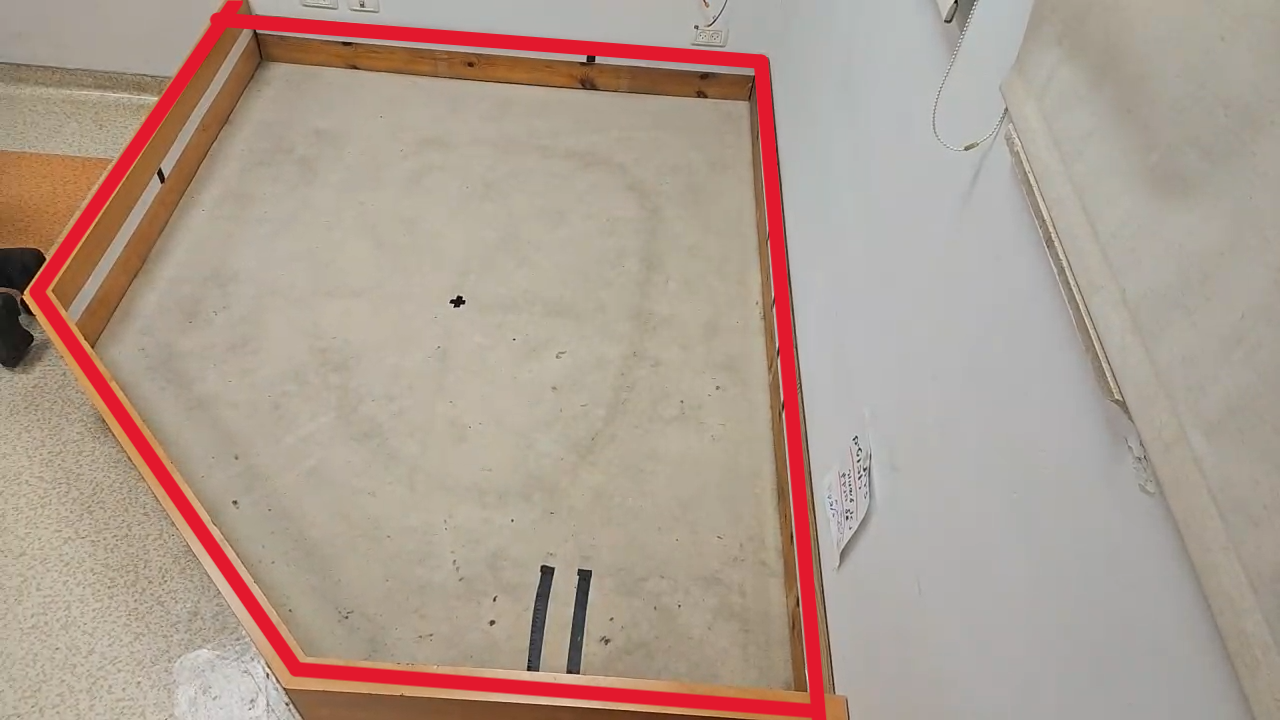
#> input picture EX3/images/camera_snapshot_colored.png, 1280 x 720 px, found by its file name
$ python arena_homography.py
#> lines starting #> are read from the running program, lines starting #| are printed output that depends on the picture; after the words box and inside, x2 and y2 are one past the last pixel; in counts of white or black regions, pixels touching at a corner belong together
import cv2
import numpy as np
import matplotlib.pyplot as plt

# IMAGE_PATH = "./images/camera_snapshot_colored.png"
IMAGE_PATH = "./EX3/images/camera_snapshot_colored.png"

def get_red_mask(img_hsv):
    """ Isolates Red Tape """
    lower1, upper1 = np.array([0, 100, 100]), np.array([10, 255, 255])
    lower2, upper2 = np.array([160, 100, 100]), np.array([180, 255, 255])
    return cv2.inRange(img_hsv, lower1, upper1) + cv2.inRange(img_hsv, lower2, upper2)

def order_rect_points(pts):
    """
    Orders the 4 points of the VIRTUAL Bounding Box for Homography.
    (TL, TR, BR, BL)
    """
    rect = np.zeros((4, 2), dtype="float32")
    s = pts.sum(axis=1)
    rect[0], rect[2] = pts[np.argmin(s)], pts[np.argmax(s)]
    diff = np.diff(pts, axis=1)
    rect[1], rect[3] = pts[np.argmin(diff)], pts[np.argmax(diff)]
    return rect

def process_flexible_arena(image_path):
    # 1. Load & Preprocess
#> called with image_path = './EX3/images/camera_snapshot_colored.png'
    img = cv2.imread(image_path)
#> img is the input picture: shape (720, 1280, 3); mean B, G, R 143.8, 156.4, 174
    if img is None: raise Exception(f"Image not found: {image_path}")

    rgb = cv2.cvtColor(img, cv2.COLOR_BGR2RGB)
    hsv = cv2.cvtColor(img, cv2.COLOR_BGR2HSV)
#> hsv: shape (720, 1280, 3); mean H, S, V 28.8, 45.3, 174.2

    # 2. Get Red Mask
    mask = get_red_mask(hsv)
#> in get_red_mask, `return cv2.inRange(img_hsv, lower1, upper1) + cv2.inRange(img_hsv, low..`:
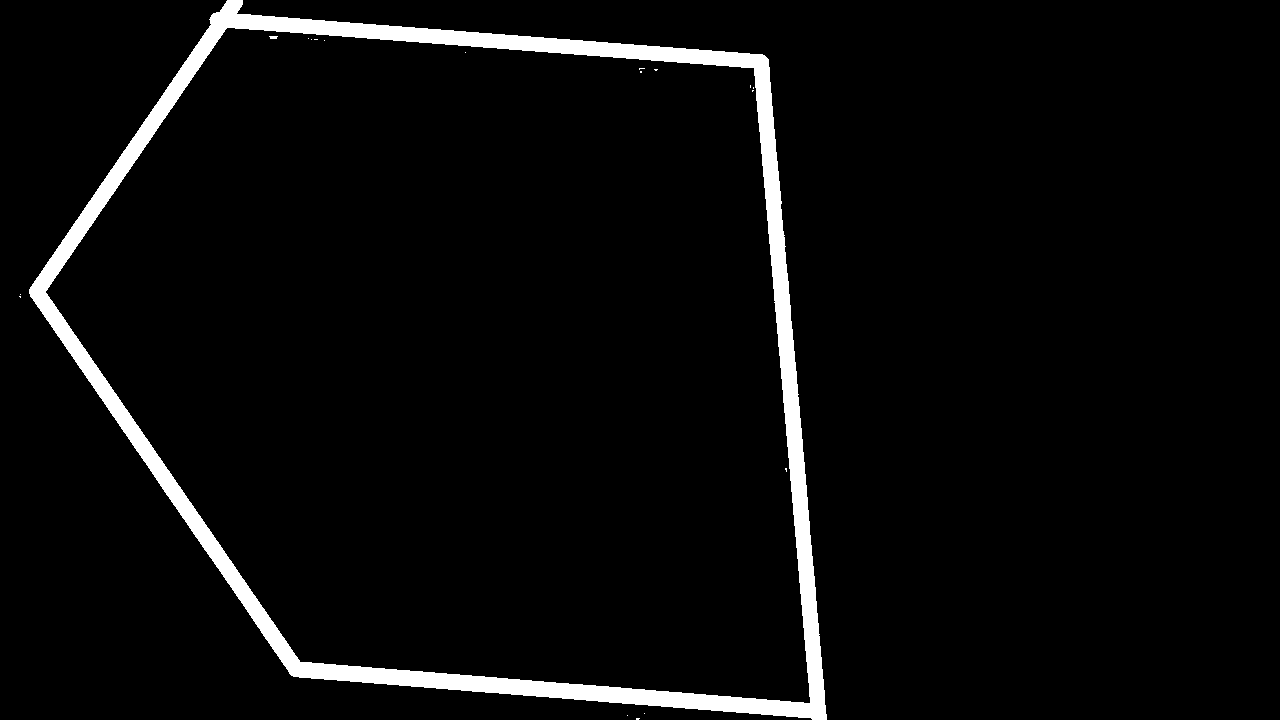
#> returned value: shape (720, 1280); 4.2% white; 19 white regions (17 under 20 px), largest, box (x1, y1, x2, y2) and area: (29, 0, 827, 720) 38618, (269, 36, 278, 39) 23
    kernel = np.ones((5,5), np.uint8)
    mask = cv2.morphologyEx(mask, cv2.MORPH_CLOSE, kernel) # Fill gaps
#> mask: shape (720, 1280); 4.2% white; 9 white regions (8 under 20 px)

    # 3. Find Contours
    contours, _ = cv2.findContours(mask, cv2.RETR_EXTERNAL, cv2.CHAIN_APPROX_SIMPLE)
#> contours = 5 contours, 4 with area under 20; largest, box (x1, y1, x2, y2) and area: (29, 0, 827, 720) 430584
    if not contours: raise Exception("No Red Tape detected!")

    arena_contour = max(contours, key=cv2.contourArea)
#> arena_contour = contour of 726 points, box (x1, y1, x2, y2) (29, 0, 827, 720), area 430584

    # 4. Flexible Corner Detection (N-Corners)
    # We do NOT use convexHull here, so we can detect concave shapes (like L-shapes)
    epsilon = 0.015 * cv2.arcLength(arena_contour, True) # 1.5% accuracy
#> epsilon = 40.31
    polygon_corners = cv2.approxPolyDP(arena_contour, epsilon, True)
#> polygon_corners = [[226, 0], [29, 293], [289, 673], [826, 719], [768, 59]]

    num_corners = len(polygon_corners)
#> num_corners = 5
    print(f"Detected Shape with {num_corners} Corners.")
#| Detected Shape with 5 Corners.

    # 5. Calculate Perspective from a Virtual Bounding Box
    # Even if the room is a hexagon, it sits on a rectangular floor.
    # We use 'minAreaRect' to find the best-fit rectangle for the PERSPECTIVE transform.
    rect = cv2.minAreaRect(arena_contour)
#> rect = ((440.2, 352.8), (669.8, 830.3), -85.19)
    box = cv2.boxPoints(rect)
#> box = [[825.8, 721.3], [-1.53, 651.7], [54.65, -15.77], [882, 53.87]]
    box = np.int0(box)
#> box = [[825, 721], [-1, 651], [54, -15], [881, 53]]

    # Order the bounding box corners for Homography
    src_rect_pts = order_rect_points(box.reshape(4, 2).astype("float32"))
#> in order_rect_points, `s = pts.sum(axis=1)`: s = [1546, 650, 39, 934]
#> in order_rect_points, `diff = np.diff(pts, axis=1)`: diff = [-104, 652, -69, -828]
#> src_rect_pts = [[54, -15], [881, 53], [825, 721], [-1, 651]]

    # 6. Calculate Dimensions & Homography Matrix M
    (tl, tr, br, bl) = src_rect_pts
#> tl = [54, -15]; tr = [881, 53]; br = [825, 721]; bl = [-1, 651]
    width = max(int(np.linalg.norm(br - bl)), int(np.linalg.norm(tr - tl)))
#> width = 829
    height = max(int(np.linalg.norm(tr - br)), int(np.linalg.norm(tl - bl)))
#> height = 670

    dst_rect_pts = np.array([
        [0, 0],
        [width - 1, 0],
        [width - 1, height - 1],
        [0, height - 1]], dtype="float32")
#> dst_rect_pts = [[0, 0], [828, 0], [828, 669], [0, 669]]

    # M maps the "Virtual Box" to a flat 2D rectangle
    M = cv2.getPerspectiveTransform(src_rect_pts, dst_rect_pts)
#> M = [[0.998, 0.0824, -52.64], [-0.082, 0.997, 19.38], [3.86e-06, -1.18e-06, 1]]

    # 7. Transform the ACTUAL N-Corner Polygon
    # We apply M to the specific shape corners we found earlier
    # Reshape to (N, 1, 2) for perspectiveTransform
    pts_original = polygon_corners.reshape(-1, 1, 2).astype("float32")
#> pts_original has the same summary as polygon_corners
    pts_flat = cv2.perspectiveTransform(pts_original, M)
#> pts_flat = [[172.7, 0.854], [0.435, 309.2], [291.1, 666.4], [828.8, 666.9], [716.4, 15.2]]

    return rgb, mask, polygon_corners, pts_flat.reshape(-1, 2), (width, height)

def plot_flexible_results(rgb, mask, corners_orig, corners_flat, dims):
    width, height = dims
    fig, axes = plt.subplots(1, 3, figsize=(18, 6))

    # Plot 1: Mask
    axes[0].imshow(mask, cmap='gray')
    axes[0].set_title("1. Red Tape Mask")

    # Plot 2: Original Detection (N-Points)
    axes[1].imshow(rgb)
    # Draw the complex shape
    pts = corners_orig.reshape(-1, 2)
    pts = np.append(pts, [pts[0]], axis=0) # Close loop
    axes[1].plot(pts[:, 0], pts[:, 1], 'lime', linewidth=3, label=f'{len(pts)-1} Corners')
    axes[1].scatter(pts[:, 0], pts[:, 1], c='yellow', s=80, zorder=5)
    axes[1].set_title(f"2. Detected {len(pts)-1}-Sided Polygon")
    axes[1].legend()

    # Plot 3: 2D Geometry Map
    # Draw the flattened complex shape
    pts_f = corners_flat
    pts_f = np.append(pts_f, [pts_f[0]], axis=0)

    axes[2].plot(pts_f[:, 0], pts_f[:, 1], 'b-', linewidth=3, marker='o')
    axes[2].set_title("3. Final 2D Geometry Map")
    axes[2].set_xlim(-50, width + 50)
    axes[2].set_ylim(-50, height + 50)
    axes[2].invert_yaxis()
    axes[2].set_aspect('equal')
    axes[2].grid(True)

    plt.show()

if __name__ == "__main__":
    try:
        rgb, mask, orig, flat, dims = process_flexible_arena(IMAGE_PATH)
#> orig has the same summary as polygon_corners in process_flexible_arena; flat has the same summary as pts_flat in process_flexible_arena; dims = (829, 670)
        plot_flexible_results(rgb, mask, orig, flat, dims)
#> in plot_flexible_results, `width, height = dims`: width = 829; height = 670
#> in plot_flexible_results, `pts = corners_orig.reshape(-1, 2)`: pts has the same summary as polygon_corners in process_flexible_arena
#> in plot_flexible_results, `pts = np.append(pts, [pts[0]], axis=0)`: pts = [[226, 0], [29, 293], [289, 673], [826, 719], [768, 59], [226, 0]]
#> in plot_flexible_results, `pts_f = corners_flat`: pts_f has the same summary as pts_flat in process_flexible_arena
#> in plot_flexible_results, `pts_f = np.append(pts_f, [pts_f[0]], axis=0)`: pts_f = [[172.7, 0.854], [0.435, 309.2], [291.1, 666.4], [828.8, 666.9], [716.4, 15.2], [172.7, 0.854]]
#> in plot_flexible_results, `plt.show()`:
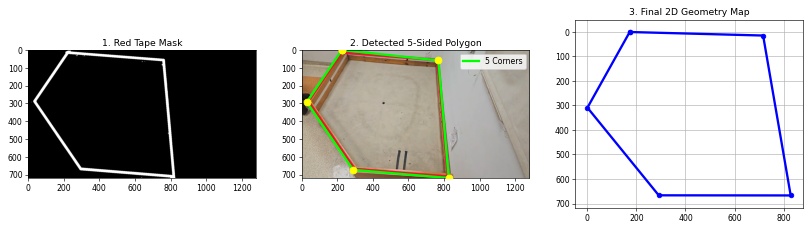
#> figure drawn by matplotlib, 3 panels
    except Exception as e:
        print(f"Error: {e}")

$ run again, with EX3/images/casting.jpeg saved as EX3/images/camera_snapshot_colored.png
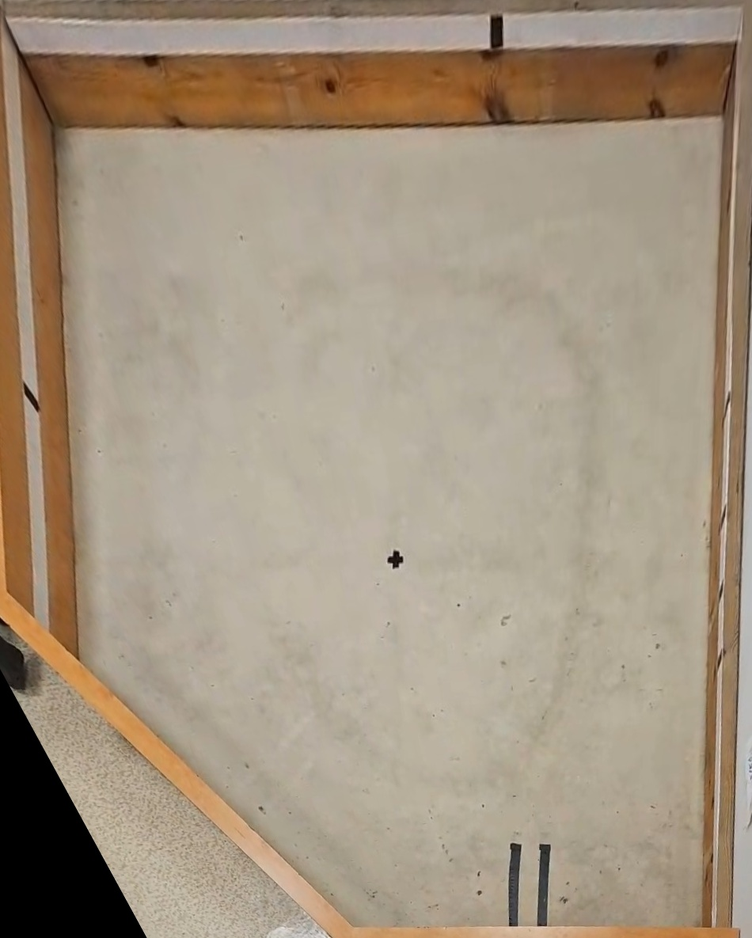
#> input picture EX3/images/casting.jpeg, 752 x 938 px, shrunk from 950 x 1185 before the run, found by its file name
#> in process_flexible_arena, img is the input picture: shape (938, 752, 3); mean B, G, R 128.8, 148.3, 163.1
#> hsv: shape (938, 752, 3); mean H, S, V 17.9, 56.2, 163.1
#> in get_red_mask, `return cv2.inRange(img_hsv, lower1, upper1) + cv2.inRange(img_hsv, low..`:
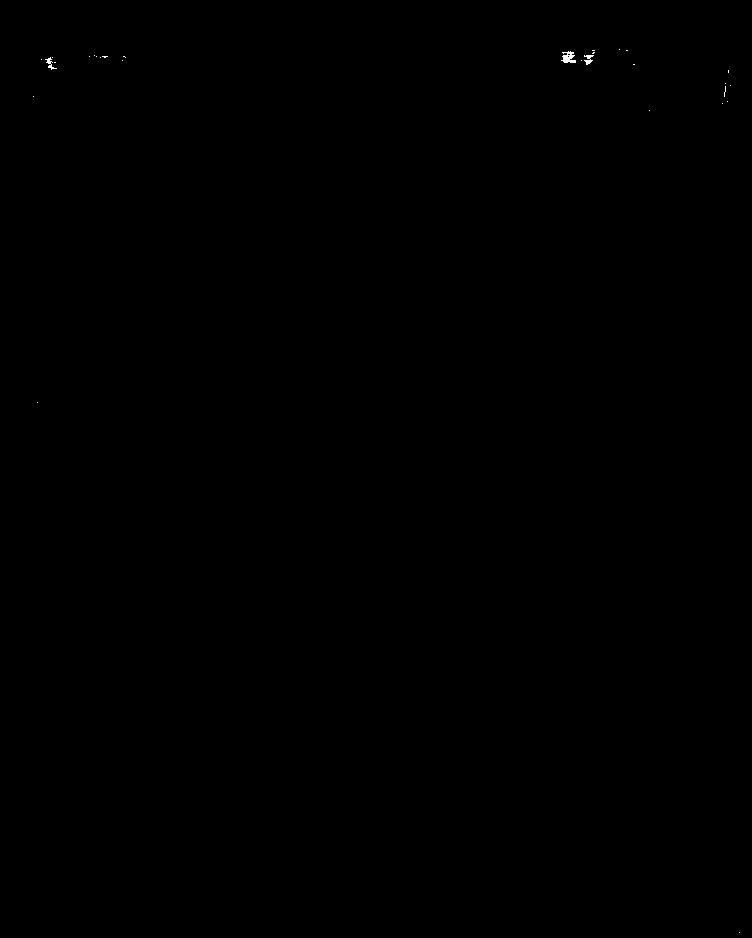
#> returned value: shape (938, 752); 0.04% white; 29 white regions (26 under 20 px), largest, box (x1, y1, x2, y2) and area: (561, 51, 576, 63) 112, (584, 55, 594, 65) 53, (45, 57, 57, 70) 49
#> mask: shape (938, 752); 0.05% white; 20 white regions (17 under 20 px)
#> contours = 20 contours, 17 with area under 20; largest, box (x1, y1, x2, y2) and area: (561, 51, 576, 63) 122, (581, 50, 595, 65) 66, (41, 57, 57, 70) 56
#> arena_contour = contour of 15 points, box (x1, y1, x2, y2) (561, 51, 576, 63), area 122
#> epsilon = 0.688
#> polygon_corners = [[562, 52], [562, 59], [561, 60], [564, 62], [575, 62], [573, 52], [570, 51]]
#> num_corners = 7
#| Detected Shape with 7 Corners.
#> rect = ((568, 56.5), (11, 14), -90)
#> box = [[575, 62], [561, 62], [561, 51], [575, 51]]
#> s = [637, 623, 612, 626]
#> diff = [-513, -499, -510, -524]
#> src_rect_pts = [[561, 51], [575, 51], [575, 62], [561, 62]]
#> tl = [561, 51]; tr = [575, 51]; br = [575, 62]; bl = [561, 62]
#> in process_flexible_arena, `width = max(int(np.linalg.norm(br - bl)), int(np.linalg.norm(tr - tl)))`: width = 14
#> in process_flexible_arena, `height = max(int(np.linalg.norm(tr - br)), int(np.linalg.norm(tl - bl)))`: height = 11
#> dst_rect_pts = [[0, 0], [13, 0], [13, 10], [0, 10]]
#> M = [[0.929, 6.24e-17, -520.9], [-9.89e-17, 0.909, -46.36], [6.34e-18, 1.24e-17, 1]]
#> pts_original has the same summary as polygon_corners
#> pts_flat = [[0.929, 0.909], [0.929, 7.27], [-1.14e-13, 8.18], [2.79, 10], [13, 10], [11.14, 0.909], [8.36, 0]]
#> orig has the same summary as polygon_corners in process_flexible_arena; flat has the same summary as pts_flat in process_flexible_arena; dims = (14, 11)
#> in plot_flexible_results, `width, height = dims`: width = 14; height = 11
#> in plot_flexible_results, `pts = corners_orig.reshape(-1, 2)`: pts has the same summary as polygon_corners in process_flexible_arena
#> in plot_flexible_results, `pts = np.append(pts, [pts[0]], axis=0)`: pts = [[562, 52], [562, 59], [561, 60], [564, 62], [575, 62], [573, 52], [570, 51], [562, 52]]
#> in plot_flexible_results, `pts_f = corners_flat`: pts_f has the same summary as pts_flat in process_flexible_arena
#> in plot_flexible_results, `pts_f = np.append(pts_f, [pts_f[0]], axis=0)`: pts_f = [[0.929, 0.909], [0.929, 7.27], [-1.14e-13, 8.18], [2.79, 10], [13, 10], [11.14, 0.909], [8.36, 0], [0.929, 0.909]]
#> in plot_flexible_results, `plt.show()`:
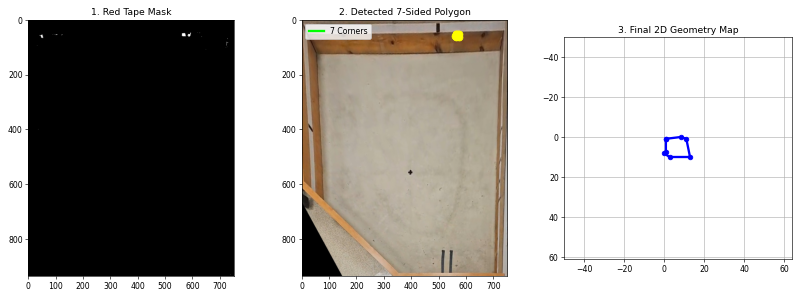
#> figure drawn by matplotlib, 3 panels
